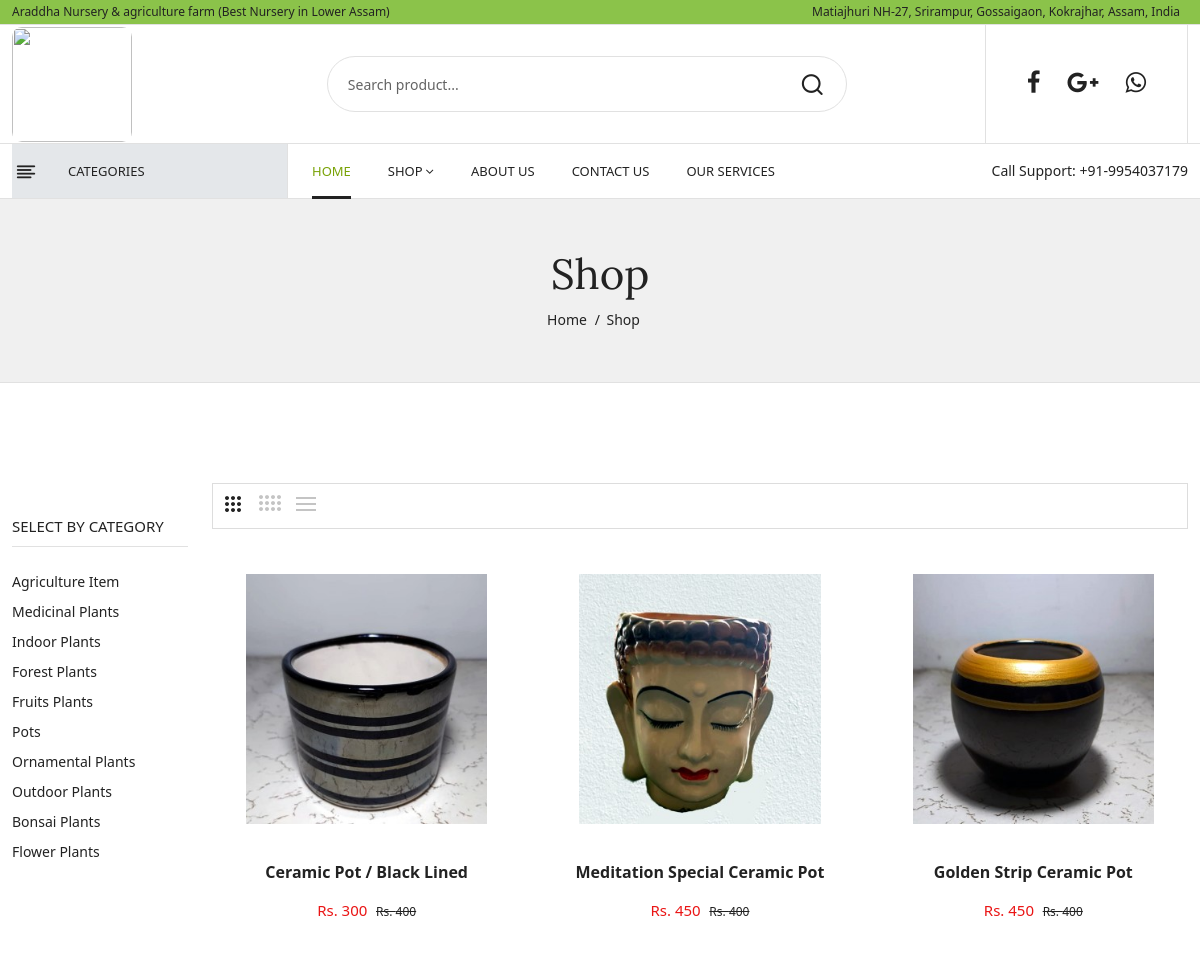
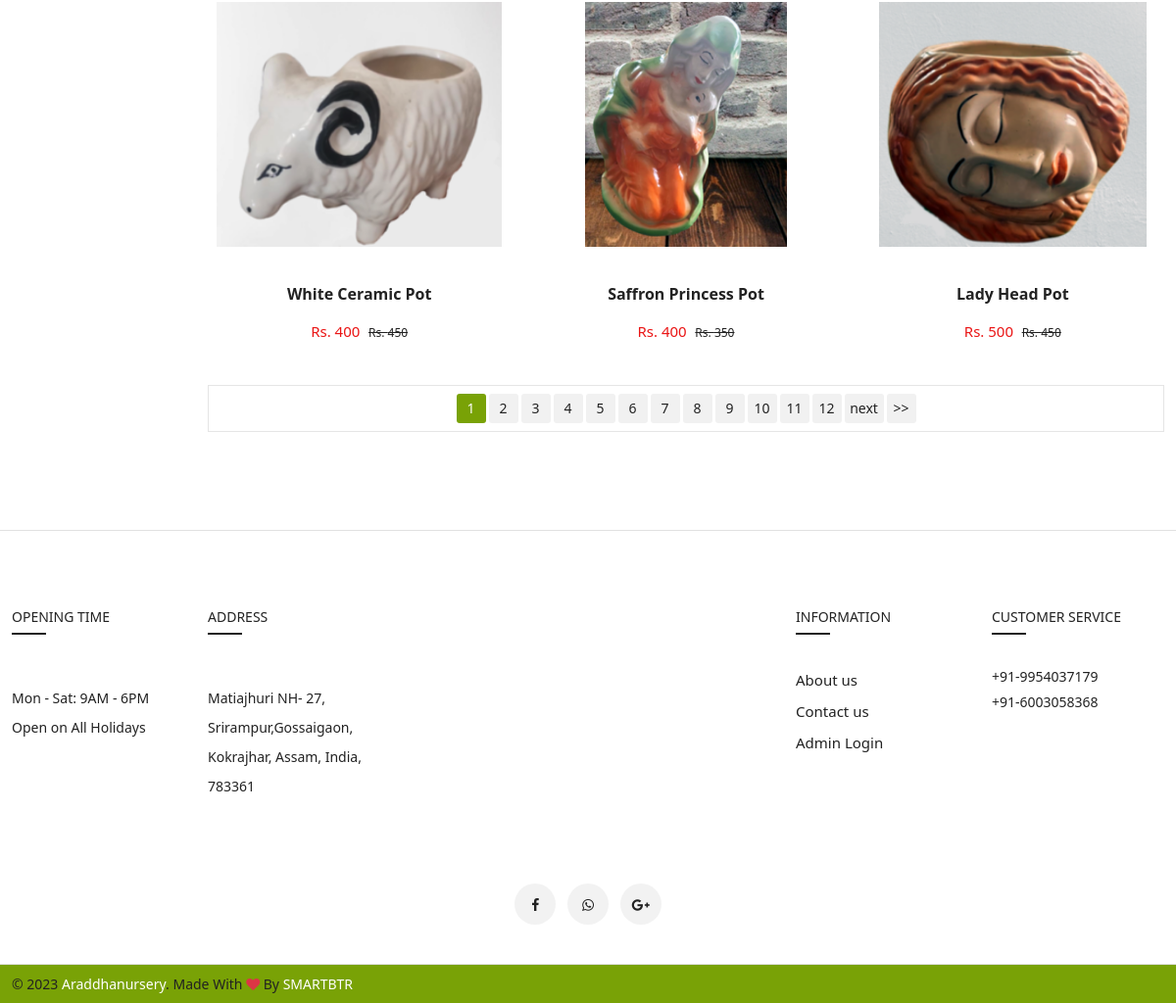
Screenshot of /pages/view_product.php with the database file from the repository (2 pictures, top to bottom).
### tables this page shows
CREATE TABLE `categories` (
  `cat_id` int(224) NOT NULL,
  `cat_name` varchar(224) NOT NULL,
  `status` varchar(200) NOT NULL
);

CREATE TABLE `plants` (
  `plant_id` int(224) NOT NULL,
  `cat_id` int(224) NOT NULL,
  `subCat_id` int(224) NOT NULL,
  `category` varchar(224) NOT NULL,
  `subcategories` varchar(224) NOT NULL,
  `plantname` varchar(224) NOT NULL,
  `description` varchar(500) NOT NULL,
  `image1` varchar(224) NOT NULL,
  `image2` varchar(224) NOT NULL,
  `image3` varchar(224) NOT NULL,
  `price` varchar(224) NOT NULL,
  `discount_price` varchar(224) NOT NULL,
  `status` varchar(224) NOT NULL,
  `date_uploaded` date NOT NULL
);

### classes/DbConfig.php (called while the page is built)
<?php
  class DbConfig  {
      protected $servername='localhost';
      protected $username="root";
      protected $password="";
    public function connect() {
        try {
          	$connection = new PDO("mysql:host=$this->servername;dbname=araddha",$this->username,$this->password);
          	$connection -> setAttribute(PDO::ATTR_ERRMODE,PDO::ERRMODE_EXCEPTION);
            return $connection;
          } catch(PDOException $e) {
          	echo '<br>'.$e->getMessage();
          }
    }
  }
?>

### classes/Crud.php (called while the page is built, shortened)
<?php
  require_once 'DbConfig.php';
  class Crud extends DbConfig {
    public function Read($TableName, $Condition) {
      $sql = "SELECT * FROM ".$TableName." WHERE ".$Condition;
      $stmt = $this->connect()->prepare($sql);
      $stmtExec = $stmt -> execute();
      if ($stmtExec) {
        $Data = $stmt -> fetchAll(PDO:: FETCH_ASSOC);
        return $Data;
      } else {
        echo "An Error Occured.";
      }
    }
  }
?>

### pages/view_product.php (the view, shortened to what this page needs)
<?php include("../include/header.php"); ?>
<?php
   $dbhost = 'localhost';
   $dbuser = "u355669643_araddha";
   $dbpass = "Araddha@2023";
   $dbname = 'u355669643_araddha';
   $conn = mysqli_connect($dbhost, $dbuser, $dbpass,$dbname) or die ('Error connecting to mysql');
   $itemsPerPage = 6;
   $totalItemsQuery = "SELECT COUNT(*) as total FROM plants";
   $totalItemsResult = mysqli_query($conn, $totalItemsQuery);
   $totalItemsData = mysqli_fetch_assoc($totalItemsResult);
   $totalItems = $totalItemsData['total'];
   $totalPages = ceil($totalItems / $itemsPerPage);
   $currentPage = isset($_GET['page']) ? $_GET['page'] : 1;
   $offset = ($currentPage - 1) * $itemsPerPage;
   $query = "SELECT * FROM plants LIMIT $offset, $itemsPerPage";
   $result = mysqli_query($conn, $query);
   $plants = mysqli_fetch_all($result, MYSQLI_ASSOC);
   ?>
<div class="breadcrumbs_area">
   <div class="container">
      <div class="row">
         <div class="col-12">
            <div class="breadcrumb_content">
               <h3>Shop</h3>
               <ul>
                  <li><a href="index.php">home</a></li>
                  <li>shop</li>
               </ul>
            </div>
         </div>
      </div>
   </div>
</div>
<div class="shop_area shop_reverse mt-100 mb-100">
   <div class="container">
      <div class="row">
         <div class="col-lg-2 col-md-12">
            <aside class="sidebar_widget">
               <div class="widget_inner">
                  <div class="widget_list widget_color">
                     <h3>Select By Category</h3>
                     <?php
                        $readCat=$crud->Read("categories", "status=1");
                        if($readCat){
                          foreach ($readCat as $ckey) {
                        ?>
                     <ul>
                        <li>
                           <a href="sub_details.php?cat_id=<?php echo $ckey['cat_id']?>"><?php echo $ckey['cat_name'];?></a>
                        </li>
                     </ul>
                     <?php }}?>
                  </div>
               </div>
            </aside>
         </div>
         <div class="col-lg-10 col-md-12">
            <div class="shop_toolbar_wrapper">
               <div class="shop_toolbar_btn">
                  <button data-role="grid_3" type="button" class="active btn-grid-3" data-bs-toggle="tooltip"
                     title="3"></button>
                  <button data-role="grid_4" type="button" class=" btn-grid-4" data-bs-toggle="tooltip"
                     title="4"></button>
                  <button data-role="grid_list" type="button" class="btn-list" data-bs-toggle="tooltip"
                     title="List"></button>
               </div>
            </div>
            <div class="row shop_wrapper">
               <?php
                  if($plants){
                    foreach($plants as $cKey) {
                          $image=$cKey['image1'];
                          $name=$cKey['plantname'];
                          $discount=$cKey['discount_price'];
                          $price=$cKey['price'];
                  ?>
               <div class="col-lg-4 col-md-4 col-12 ">
                  <article class="single_product">
                     <figure>
                        <div class="product_thumb">
                           <a class="primary_img" href="product-details.php?plant_id=<?php echo $cKey['plant_id']?>"><img
                              src="../admin/images/<?php echo $image?>" alt="" class="imgsize"></a>
                        </div>
                        <div class="product_content grid_content">
                           <div class="product_price_rating">
                              <h4 class="product_name"><a href="product-details.php?plant_id=<?php echo $cKey['plant_id']?>"><?php echo $name?></a></h4>
                              <div class="price_box">
                                 <span class="current_price">Rs. <?php echo $discount?></span>
                                 <span class="old_price">Rs. <?php echo $price?></span>
                              </div>
                           </div>
                        </div>
                     </figure>
                  </article>
               </div>
               <?php }}?>
            </div>
            <div class="shop_toolbar t_bottom">
               <div class="pagination">
                  <ul>
                     <?php
                        for ($page = 1; $page <= $totalPages; $page++) {
                            if ($page == $currentPage) {
                                echo "<li class='current'>$page</li>";
                            } else {
                                echo "<li><a href='?page=$page'>$page</a></li>";
                            }
                        }
                        if ($currentPage < $totalPages) {
                            echo "<li class='next'><a href='?page=" . ($currentPage + 1) . "'>next</a></li>";
                        }
                        if ($currentPage < $totalPages - 1) {
                            echo "<li><a href='?page=$totalPages'>>></a></li>";
                        }
                        ?>
                  </ul>
               </div>
            </div>
         </div>
      </div>
   </div>
</div>
<?php include("../include/footer.php"); ?>

### assets/css/custom.css (style rules this page uses)
.imgsize { width:400px; height:250px; object-fit: contain; }

### rows the page displays
categories: cat_name "Agriculture Item"
categories: cat_name "Medicinal Plants"
categories: cat_name "Indoor Plants"
categories: cat_name "Forest Plants"
categories: cat_name "Fruits Plants"
categories: cat_name "Pots"
categories: cat_name "Ornamental Plants"
categories: cat_name "Outdoor Plants"
categories: cat_name "Bonsai Plants"
categories: cat_name "Flower Plants"
plants: image1 (picture), plantname "Ceramic Pot / Black Lined", discount_price "300", price "400"
plants: image1 (picture), plantname "Meditation Special Ceramic Pot", discount_price "450", price "400"
plants: image1 (picture), plantname "Golden Strip Ceramic Pot", discount_price "450", price "400"
plants: image1 (picture), plantname "White Ceramic Pot", discount_price "400", price "450"
plants: image1 (picture), plantname "Saffron Princess Pot", discount_price "400", price "350"
plants: image1 (picture), plantname "Lady Head Pot", discount_price "500", price "450"
